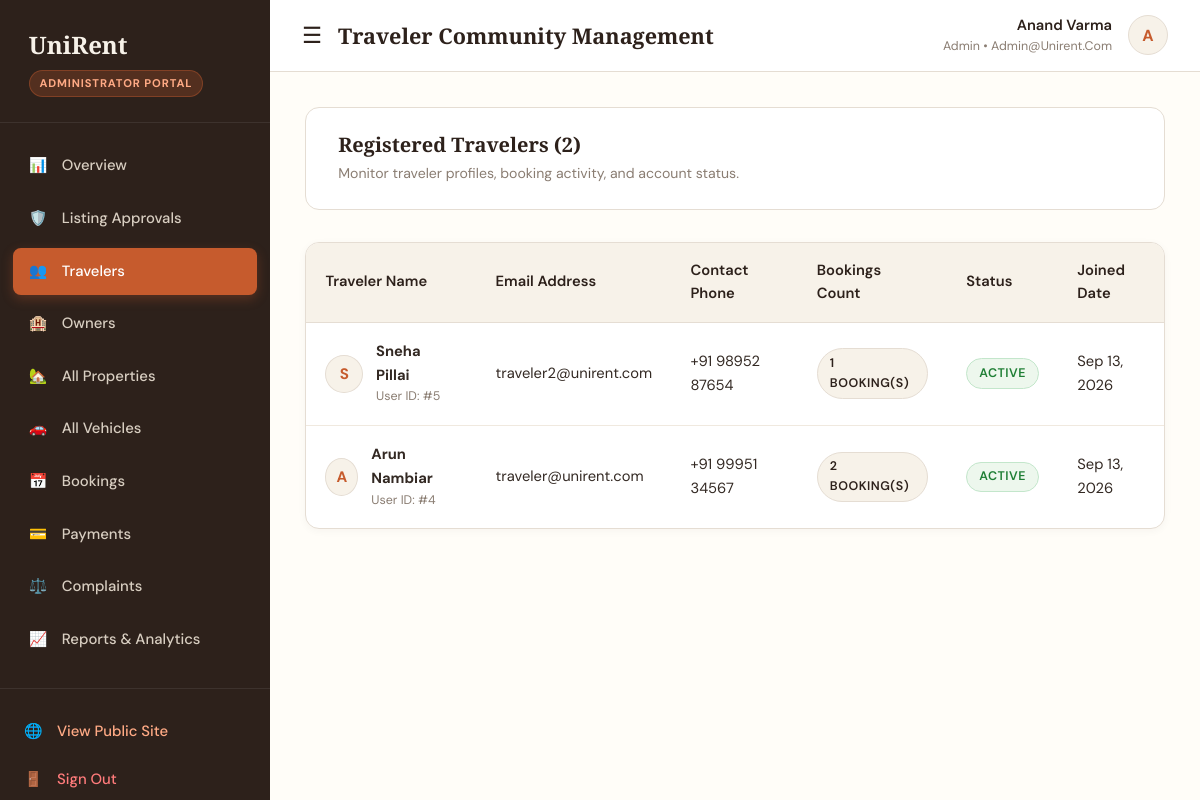
Page /admin/travelers (signed in) on the committed database.
### app/models.py (models this page shows, shortened)
class User(db.Model):
    __tablename__ = 'users'
    user_id = db.Column(db.Integer, primary_key=True, autoincrement=True)
    full_name = db.Column(db.String(120), nullable=False)
    email = db.Column(db.String(150), unique=True, nullable=False, index=True)
    phone = db.Column(db.String(20), nullable=False)
    password_hash = db.Column(db.String(255), nullable=False)
    role = db.Column(db.String(20), nullable=False, default='traveler')  # traveler, owner, admin
    status = db.Column(db.String(20), nullable=False, default='active')  # active, suspended
    profile_image = db.Column(db.String(255), nullable=True)
    created_at = db.Column(db.DateTime, default=datetime.utcnow)
    updated_at = db.Column(db.DateTime, default=datetime.utcnow, onupdate=datetime.utcnow)
    owner_profile = db.relationship('Owner', backref='user', uselist=False, cascade='all, delete-orphan')
    admin_profile = db.relationship('Admin', backref='user', uselist=False, cascade='all, delete-orphan')
    bookings = db.relationship('Booking', backref='user', lazy='dynamic', cascade='all, delete-orphan')
    reviews = db.relationship('Review', backref='user', lazy='dynamic', cascade='all, delete-orphan')
    complaints = db.relationship('Complaint', backref='user', lazy='dynamic', cascade='all, delete-orphan')

### app/routes/admin.py (the view)
@admin_bp.route('/travelers')
@login_required('admin')
def travelers():
    travelers_list = User.query.filter_by(role='traveler').order_by(User.created_at.desc()).all()
    return render_template('admin/travelers.html', travelers=travelers_list)

### templates/admin/travelers.html (shortened to what this page needs)
{% extends "dashboard_base.html" %}
{% block page_title %}Traveler Community Management{% endblock %}
{% block dashboard_content %}
<div style="background: var(--ur-white); border: 1px solid var(--ur-border); border-radius: var(--radius-md); padding: 1.5rem 2rem; margin-bottom: 2rem; display: flex; justify-content: space-between; align-items: center;">
  <div>
    <h3 style="font-size: 1.25rem; margin: 0 0 0.3rem;">Registered Travelers ({{ travelers|length }})</h3>
    <p style="color: var(--ur-muted); font-size: 0.88rem; margin: 0;">Monitor traveler profiles, booking activity, and account status.</p>
  </div>
</div>
<div class="table-responsive">
  <table class="table">
    <thead>
      <tr>
        <th>Traveler Name</th>
        <th>Email Address</th>
        <th>Contact Phone</th>
        <th>Bookings Count</th>
        <th>Status</th>
        <th>Joined Date</th>
      </tr>
    </thead>
    <tbody>
      {% for t in travelers %}
        <tr>
          <td>
            <div style="display: flex; gap: 0.8rem; align-items: center;">
              <div class="user-avatar-circle" style="width: 38px; height: 38px; font-size: 0.95rem;">
                {{ t.full_name[:1] }}
              </div>
              <div>
                <strong>{{ t.full_name }}</strong>
                <div style="font-size: 0.78rem; color: var(--ur-muted);">User ID: #{{ t.user_id }}</div>
              </div>
            </div>
          </td>
          <td>{{ t.email }}</td>
          <td>{{ t.phone }}</td>
          <td>
            <span class="badge badge-pickup">{{ t.bookings.count() }} Booking(s)</span>
          </td>
          <td>
            <span class="badge {% if t.status == 'active' %}badge-approved{% else %}badge-rejected{% endif %}">
              {{ t.status|capitalize }}
            </span>
          </td>
          <td>{{ t.created_at.strftime('%b %d, %Y') if t.created_at else '2026' }}</td>
        </tr>
      {% endfor %}
    </tbody>
  </table>
</div>
{% endblock %}

### templates/dashboard_base.html (shortened to what this page needs)
<!DOCTYPE html>
<html lang="en">
<head>
  <link rel="stylesheet" href="https://unpkg.com/leaflet@1.9.4/dist/leaflet.css"/>
  <link rel="stylesheet" href="{{ url_for('static', filename='css/style.css') }}">
</head>
<body>
<div class="dashboard-container">
  <aside class="dashboard-sidebar">
    <div class="sidebar-header">
      <a href="{{ url_for('main.index') }}" class="sidebar-brand">
        UniRent
      </a>
      <div>
        <span class="sidebar-role-badge">
          {% if current_user and current_user.role == 'admin' %}Administrator Portal
          {% elif current_user and current_user.role == 'owner' %}Property & Vehicle Host
          {% elif current_user and current_user.role == 'traveler' %}Traveler Account
          {% else %}Traveler Account{% endif %}
        </span>
      </div>
    </div>
    <ul class="sidebar-menu">
      {% if current_user and current_user.role == 'admin' %}
        <li class="sidebar-item">
          <a href="{{ url_for('admin.dashboard') }}" class="sidebar-link {% if request.endpoint == 'admin.dashboard' %}active{% endif %}">
            <span>📊</span> <span>Overview</span>
          </a>
        </li>
        <li class="sidebar-item">
          <a href="{{ url_for('admin.approvals') }}" class="sidebar-link {% if request.endpoint == 'admin.approvals' %}active{% endif %}">
            <span>🛡️</span> <span>Listing Approvals</span>
          </a>
        </li>
        <li class="sidebar-item">
          <a href="{{ url_for('admin.travelers') }}" class="sidebar-link {% if request.endpoint == 'admin.travelers' %}active{% endif %}">
            <span>👥</span> <span>Travelers</span>
          </a>
        </li>
        <li class="sidebar-item">
          <a href="{{ url_for('admin.owners') }}" class="sidebar-link {% if request.endpoint == 'admin.owners' %}active{% endif %}">
            <span>🏨</span> <span>Owners</span>
          </a>
        </li>
        <li class="sidebar-item">
          <a href="{{ url_for('admin.properties') }}" class="sidebar-link {% if request.endpoint == 'admin.properties' %}active{% endif %}">
            <span>🏡</span> <span>All Properties</span>
          </a>
        </li>
        <li class="sidebar-item">
          <a href="{{ url_for('admin.vehicles') }}" class="sidebar-link {% if request.endpoint == 'admin.vehicles' %}active{% endif %}">
            <span>🚗</span> <span>All Vehicles</span>
          </a>
        </li>
        <li class="sidebar-item">
          <a href="{{ url_for('admin.bookings') }}" class="sidebar-link {% if request.endpoint == 'admin.bookings' %}active{% endif %}">
            <span>📅</span> <span>Bookings</span>
          </a>
        </li>
        <li class="sidebar-item">
          <a href="{{ url_for('admin.payments') }}" class="sidebar-link {% if request.endpoint == 'admin.payments' %}active{% endif %}">
            <span>💳</span> <span>Payments</span>
          </a>
        </li>
        <li class="sidebar-item">
          <a href="{{ url_for('admin.complaints') }}" class="sidebar-link {% if request.endpoint == 'admin.complaints' %}active{% endif %}">
            <span>⚖️</span> <span>Complaints</span>
          </a>
        </li>
        <li class="sidebar-item">
          <a href="{{ url_for('admin.reports') }}" class="sidebar-link {% if request.endpoint == 'admin.reports' %}active{% endif %}">
            <span>📈</span> <span>Reports & Analytics</span>
          </a>
        </li>
      {% endif %}
    </ul>
    <div class="sidebar-footer">
      <a href="{{ url_for('main.index') }}" class="sidebar-link" style="padding-left:0; color:#ffaa85;">
        <span>🌐</span> <span>View Public Site</span>
      </a>
      <a href="{{ url_for('auth.logout') }}" class="sidebar-link" style="padding-left:0; color:#ff7b7b;">
        <span>🚪</span> <span>Sign Out</span>
      </a>
    </div>
  </aside>
  <div class="dashboard-main">
    <header class="dashboard-topbar">
      <div style="display:flex; align-items:center; gap:1rem;">
        <button id="dashboard_sidebar_toggle" style="background:none; border:none; font-size:1.4rem; cursor:pointer; color:var(--ur-brown); display:block;">
          ☰
        </button>
        <h3 style="font-size:1.35rem; margin:0;">{% block page_title %}Dashboard{% endblock %}</h3>
      </div>
      <div class="topbar-user">
        {% if current_user %}
        <div style="text-align:right;">
          <div style="font-weight:600; font-size:0.92rem; color:var(--ur-brown);">{{ current_user.full_name }}</div>
          <div style="font-size:0.78rem; color:var(--ur-muted); text-transform:capitalize;">{{ current_user.role }} • {{ current_user.email }}</div>
        </div>
        <div class="user-avatar-circle">
          {{ current_user.full_name[:1] if current_user.full_name else 'U' }}
        </div>
        {% endif %}
      </div>
    </header>
    <div class="dashboard-content">
      {% block dashboard_content %}
      {% endblock %}
    </div>
  </div>
</div>
</body>
</html>

### rows in the picture
User: full_name "Anand Varma", role "Admin", email "Admin@unirent.com", full_name "A"
User: full_name "S", full_name "Sneha Pillai", user_id "5", email "traveler2@unirent.com", phone "+91 98952 87654", bookings.count "1", status "ACTIVE", created_at "Sep 13, 2026"
User: full_name "A", full_name "Arun Nambiar", user_id "4", email "traveler@unirent.com", phone "+91 99951 34567", bookings.count "2", status "ACTIVE", created_at "Sep 13, 2026"

### other values in the picture
{{ travelers|length }} "2"
